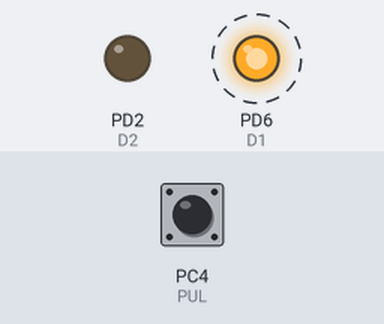
Simulated run of this program. Board: ATmega328P, built with avr-gcc and emulated at 16 MHz. On the bench: output pins drawn as LEDs (lit = HIGH). Dashed ring = blinking. The test bench sets the inputs (shaded band); at power-on: PC4 (PUL) HIGH.

Above: at 1.2 s.
1.3 s: PC4 (PUL) pulled LOW for 0.15 s
At 1.34 s:
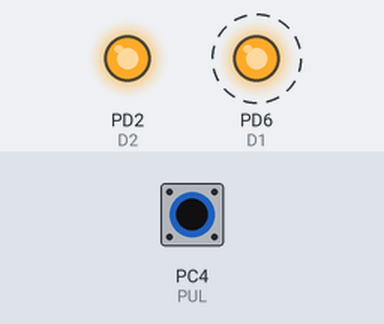
4.3 s: PC4 (PUL) pulled LOW for 1 s
At 4.42 s:
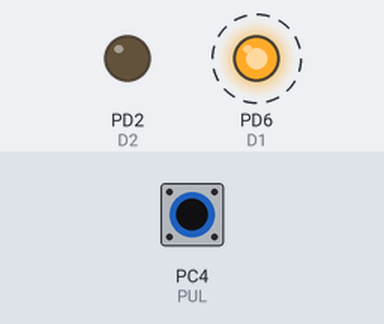
7.3 s: PC4 (PUL) pulled LOW for 3.2 s
At 7.51 s:
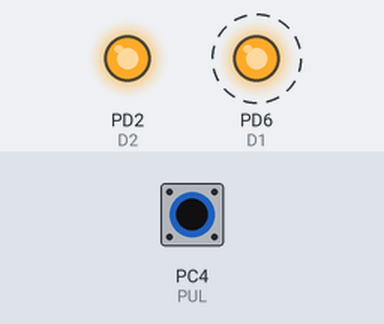
Timing chart, 0 to 18.0 s (numbered marks = the images above; inputs shaded):
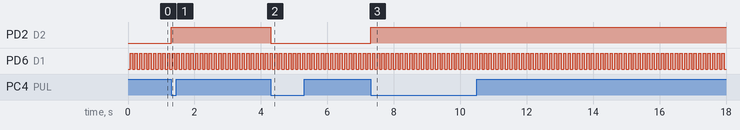

Measured:
- after the input at 1.3 s, PD2 (D2): LOW → HIGH at once
- after the input at 4.3 s, PD2 (D2): HIGH → LOW at once
- after the input at 7.3 s, PD2 (D2): LOW → HIGH at once
- by itself, PD6 (D1): alternates HIGH for 0.07 s and LOW for 0.07 s

The program:

main.cpp
```cpp
#define F_CPU 16000000UL // Definir la frecuencia del reloj para el uso del delay

#include <avr/io.h>
#include <util/delay.h>

#define D1 PD6
#define D2 PD2
#define PUL PC4

void toggleLED(uint8_t ledPin) {
	PORTD ^= (1 << ledPin); // Cambia el estado del pin especificado
}

int main(void) {
	uint8_t cont = 0;
	uint8_t band = 0;

	// Configurar D1 y D2 como salidas y PUL como entrada
	DDRD |= (1 << D1) | (1 << D2); // Configura los pines de los LEDs como salidas
	DDRC &= ~(1 << PUL); // Configura el pin del pulsador como entrada
	PORTC |= (1 << PUL); // Habilitar la resistencia de pull-up en el pulsador

	while (1) {

		cont++;
		if (cont == 140) { // Conmuta D1 cada 0.7 segundos
			toggleLED(D1);
			cont = 0;
		}

		// Leer el estado del pulsador
		if (!(PINC & (1 << PUL))) { // Si el pulsador está presionado (asumiendo configuración de pull-up)
			if (band == 0) {
				toggleLED(D2); // Conmutar D2
				band = 1;
			}
		}
		if ((PINC & (1 << PUL))) {
			band = 0; // Restablecer band cuando el pulsador no está presionado
		}
		_delay_ms(000.5);
	}
}
```
